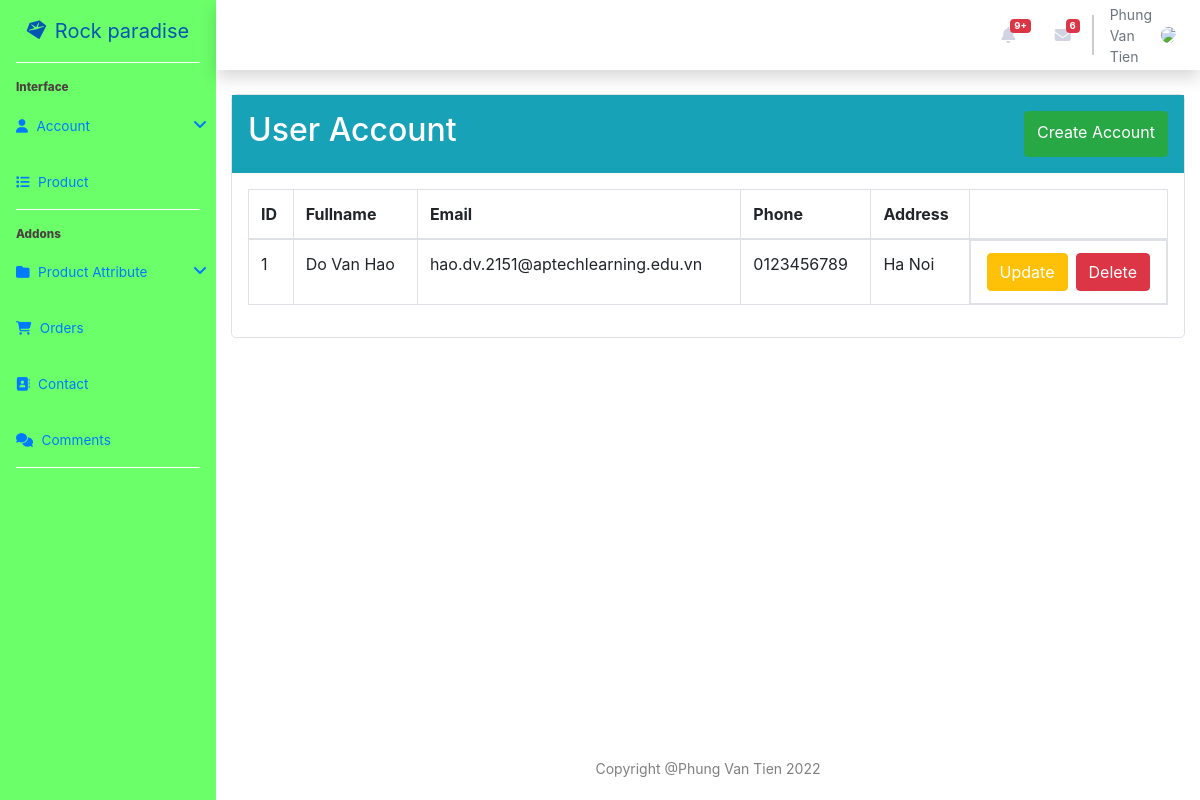
The app's page /SourceCode/Jewellery/admin/listUser.php (signed in) with its own data.
### tables this page shows
CREATE TABLE `account` (
  `id` int(11) NOT NULL,
  `role` varchar(30) NOT NULL,
  `fullname` varchar(50) NOT NULL,
  `email` varchar(100) NOT NULL,
  `password` varchar(50) NOT NULL,
  `phone` varchar(11) NOT NULL,
  `address` varchar(200) NOT NULL,
  `created_at` timestamp NOT NULL DEFAULT CURRENT_TIMESTAMP,
  `code` int(11) NOT NULL DEFAULT '0',
  `status` varchar(20) NOT NULL DEFAULT 'verified'
);

### SourceCode/Jewellery/admin/listUser.php (the view, shortened to what this page needs)
<?php
include "connect.php";
$sql = "SELECT * FROM account WHERE role = 'user' ";
$result = $conn->query($sql);
$arr_acc = [];
if ($result->num_rows > 0) {
    $arr_acc = $result->fetch_all(MYSQLI_ASSOC);
} else {
    echo 'Error: ' . $conn->error;
}
?>
<!DOCTYPE html>
<html lang="en">
<head>
    <link rel="stylesheet" href="../public/css/admin.css?v=2">
    <link rel="stylesheet" href="https://cdnjs.cloudflare.com/ajax/libs/font-awesome/6.1.2/css/all.min.css" />
    <link rel="stylesheet" href="https://cdn.jsdelivr.net/npm/bootstrap@4.6.1/dist/css/bootstrap.min.css">
</head>
<body>
<section class="flex-wrap d-flex ">
    <?php include "navbar.php" ?>
    <section>
        <div class="container-fluid">
            <div class="list_acc row">
                <div class="col-md-12" style="min-height: 40rem;">
                    <div class="list_user border rounded-lg">
                        <div class="create-user bg-info p-3 w-100 d-flex justify-content-between">
                            <h2 class="text-white">User Account</h2>
                            <a href="#" class="btn btn-success btn-createAcc py-2 text-white">Create Account</a>
                        </div>
                        <div class="table_user p-3">
                            <table class="table table-bordered">
                                <thead>
                                    <tr>
                                        <th>ID</th>
                                        <th>Fullname</th>
                                        <th>Email</th>
                                        <th>Phone</th>
                                        <th>Address</th>
                                        <th></th>
                                    </tr>
                                </thead>
                                <tbody>
                                    <?php
                                    if (is_array($arr_acc)) {
                                        foreach ($arr_acc as $index => $value) {
                                    ?>
                                            <tr>
                                                <td><?php echo ++$index; ?></td>
                                                <td><?php echo $value['fullname']; ?></td>
                                                <td><?php echo $value['email']; ?></td>
                                                <td><?php echo $value['phone']; ?></td>
                                                <td><?php echo $value['address']; ?></td>
                                                <td class="d-flex justify-content-around">
                                                    <a data-id="<?php echo $value['id']; ?>" href="#" class="btn btn-warning btn-updateUser text-white">Update</a>
                                                    <button name_user="<?php echo $value['fullname'] ?>" id_user="<?php echo $value['id']; ?>" class="btn btn-danger btn-delete">Delete</button>
                                                </td>
                                            </tr>
                                    <?php
                                        }
                                    }
                                    ?>
                                </tbody>
                            </table>
                        </div>
                    </div>
                </div>
            </div>
        </div>
    </section>
    <footer class="bg-white">
        <div class="container my-auto py-4">
            <div class="text-center my-auto text-black-50 small">
                <span>Copyright @Phung Van Tien 2022</span>
            </div>
        </div>
    </footer>
</section>
</body>
</html>

### SourceCode/Jewellery/admin/navbar.php (shortened to what this page needs)
<?php
include "connect.php";
$sql = "SELECT * FROM account WHERE role = 'admin' ";
$result = $conn->query($sql);
$admin = [];
if ($result->num_rows > 0) {
    $admin = $result->fetch_all(MYSQLI_ASSOC);
} else {
    echo "Error: " . $conn->error;
}
?>
<ul class="sidebar mb-0 list-unstyled" id="accordionSidebar">
    <a class="sidebar-brand d-flex align-item-center justify-content-center p-3" style="text-decoration: none;" href="admin.php">
        <div class="sidebar-brand-icon rotate-n-15">
            <i class="fa-solid fa-gem"></i>
        </div>
        <div class="sidebar-brand-text ml-2">Rock paradise</div>
    </a>
    <hr class="sidebar-divider">
    <div class="sidebar-heading">Interface</div>
    <li class="nav-item collapsed">
        <a class="nav-link" href="#" data-toggle="collapse" data-target="#collapseTwo">
            <i class="fa-solid fa-user"></i>
            <span>Account</span>
        </a>
    </li>
    <li class="nav-item">
        <a class="nav-link" href="listProduct.php">
            <i class="fa-solid fa-list"></i>
            <span>Product</span>
        </a>
    </li>
    <hr class="sidebar-divider">
    <div class="sidebar-heading">Addons</div>
    <li class="nav-item collapsed">
        <a class="nav-link" href="#" data-toggle="collapse" data-target="#collapseFour">
            <i class="fa-solid fa-folder"></i>
            <span>Product Attribute</span>
        </a>
    </li>
    <li class="nav-item">
        <a href="order.php" class="nav-link">
            <i class="fa-solid fa-cart-shopping"></i>
            <span>Orders</span>
        </a>
    </li>
    <li class="nav-item">
        <a href="contact.php" class="nav-link">
            <i class="fa-solid fa-address-book"></i>
            <span>Contact</span>
        </a>
    </li>
    <li class="nav-item">
        <a href="comments.php" class="nav-link">
            <i class="fa-solid fa-comments"></i>
            <span>Comments</span>
        </a>
    </li>
    <hr class="sidebar-divider d-none d-md-block">
</ul>
<div id="content-wrapper">
    <div id="content">
        <nav class="navbar navbar-expand-sm navbar-light bg-white topbar mb-4 static-top shadow">
            <ul class="navbar-nav info-user">
                <li class="nav-item  mx-1">
                    <a class="nav-link " href="#">
                        <i class="fas fa-bell"></i>
                        <span class="badge badge-danger">9+</span>
                    </a>
                </li>
                <li class="nav-item  mx-1">
                    <a class="nav-link " href="#">
                        <i class="fas fa-envelope"></i>
                        <span class="badge badge-danger">6</span>
                    </a>
                </li>
                <div class="" id="topbar-divider"></div>
                <li class="nav-item dropdown">
                    <a class="nav-link" href="#" id="userDropdown" role="button" data-toggle="dropdown">
                        <?php
                        if (is_array($admin)) {
                            foreach ($admin as $key => $value) {
                        ?>
                                <span class="ml-2 d-none d-lg-inline small text-secondary"><?php if (!empty($value['fullname'])) echo $value['fullname'] ?></span>
                        <?php
                            }
                        }
                        ?>
                        <img style="width: 20%;" class="ml-2 img-profile rounded-circle" src="../public/images/dashboardAdmin/avatar.jpg">
                    </a>
                </li>
            </ul>
        </nav>

### SourceCode/Jewellery/public/css/admin.css (style rules this page uses)
html { font-family: sans-serif; line-height: 1.15; -webkit-text-size-adjust: 100%; -webkit-tap-highlight-color: transparent }
body { margin: 0; font-family: Nunito, -apple-system, BlinkMacSystemFont, "Segoe UI", Roboto, "Helvetica Neue", Arial, sans-serif, "Apple Color Emoji", "Segoe UI Emoji", "Segoe UI Symbol", "Noto Color Emoji"; font-size: 1rem; font-weight: 400; line-height: 1.5; color: #858796; text-align: left; background-color: #fff }
#accordionSidebar { background-color: #6bff6a; min-height: 100vh; width: 16%; }
#content-wrapper { width: 84%; }
hr { box-sizing: content-box; height: 0; overflow: visible; }
.rotate-n-15 { transform: rotate(-15deg) }
h1, h2, h3, h4, h5, h6 { margin-top: 0; margin-bottom: .5rem; }
.sidebar-brand { font-size: 1.25rem; }
.sidebar hr.sidebar-divider { border-top: 1px solid #fff; }
.sidebar hr.sidebar-divider { margin: 0 1rem 1rem; }
.sidebar .nav-item { position: relative; }
.sidebar .nav-item .nav-link { text-align: center; padding: .75rem 1rem; width: 6.5rem }
.sidebar .nav-item .nav-link span { font-size: .65rem; display: block }
.sidebar .sidebar-heading { padding-left: 1rem; font-weight: 800; font-size: .73rem; color: #4b4040; }
.sidebar .nav-item .nav-link { display: block; width: 100%; text-align: left; padding: 1rem; width: 14rem; }
.sidebar .nav-item .nav-link i { font-size: .85rem; margin-right: .25rem; }
.sidebar .nav-item .nav-link span { font-size: .85rem; display: inline; }
.sidebar .nav-item .nav-link[data-toggle=collapse]::after { width: 1rem; text-align: center; float: right; vertical-align: 0; border: 0; font-weight: 900; content: '\f107'; font-family: 'Font Awesome 5 Free'; }
.topbar { height: 4.375rem }
.topbar .nav-item .nav-link { height: 4.375rem; display: flex; align-items: center; padding: 0 .75rem }
.topbar.navbar-light .navbar-nav .nav-item .nav-link { color: #d1d3e2 }
#topbar-divider { background-color: #ccc; border: .5px solid #ccc; height: 2.5rem; margin: auto; }
.nav-link .badge-danger { margin-bottom: 18px; margin-left: -5px; font-size: 60% !important; }
.nav-item>#userDropdown { max-width: 26rem; }
.navbar>.info-user { padding-left: 23rem; }
@media only screen and (min-width: 64em) and (max-width: 80em) { #accordionSidebar { width: 18%; } }
@media only screen and (min-width: 64em) and (max-width: 80em) { #content-wrapper { width: 82%; } }
@media only screen and (min-width: 64em) and (max-width: 80em) { .nav-item > #userDropdown { max-width: 34rem; } }

### records on screen
account: fullname "Phung Van Tien"
account: fullname "Do Van Hao", email "hao.dv.2151@aptechlearning.edu.vn", phone "0123456789", address "Ha Noi"
